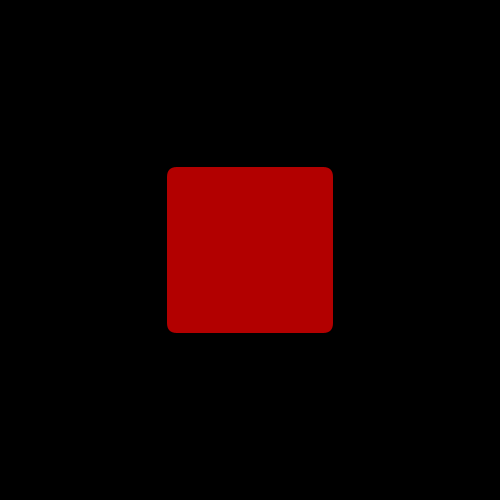
Frame 1 (no input)
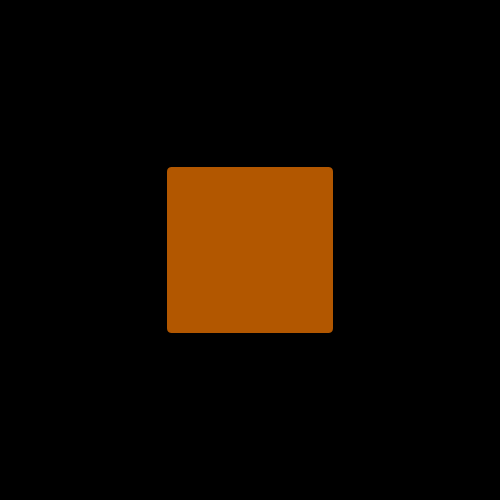
Frame 60 (the mouse pressed at the canvas centre just before this capture)
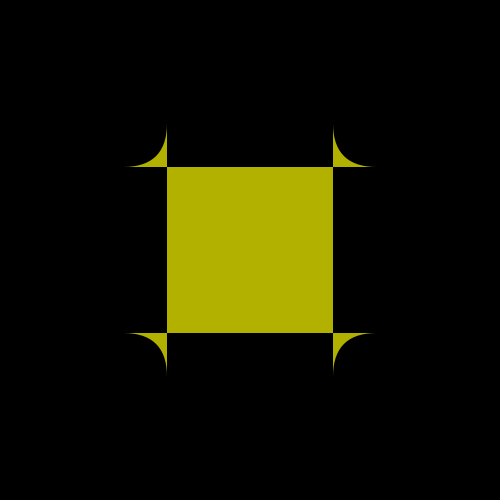
Frame 120 (the mouse held since frame 60 and released just before this capture)

The Processing sketch that drew these frames (run headless with seeded random() and noise(); from frame 60 on, the mouse is pressed at the canvas centre):

// Processing sketch: ProteanRect
// ── ProteanRect.pde
// 七色に光り輝く「ゲーミング角丸四角」をつくります！！
void setup() {
    size(500,500);
    colorMode(HSB, 360, 100, 100, 100);
    background(360);
    rectMode(CENTER);
    noiseSeed(5);
    rectX = 0;
    rectY = 0;
}

float col = 0; // 色相を決める変数
float rectX = 0; // 角丸四角の中心x座標
float rectY = 0; // 角丸四角の中心y座標
float angle = 0; // 角丸四角を回転する角度
float edge = 10;
boolean move = false;
float noise = 0;

// 1秒間に60回実行される
void draw() {
    translate(width/2, height/2);// 原点を画面の中心に移動 
    background(0); // 背景を白くする
    rotate(angle); // 画面を回転させる
    if(move)angle+=0.05; // 角度をずらす
    noStroke(); // 枠線を消す
    
    fill(col % 360, 100, 70, 100); // 角丸四角の色を決める
    col += 0.5; // 少しずつ色を変えていく
    rect(rectX, rectY, width/3, height/3, edge); // 角丸四角を描く
    noise = noise(col / 10);
    edge = 800 * (noise - 0.5); // 角の丸を変えていく

    // 角丸の値がどう変化しているかを出してみる
    if(frameCount % 10 == 0){
        //println("edge: " + edge);
        //println("noise: " + (noise - 0.5));
    }

    if(frameCount % 180 == 0){
        move = !move;
    }
}
// キーボードが押された時の動き
void keyPressed() {
    if(key == 'p'){
        move = !move;
    }
}
